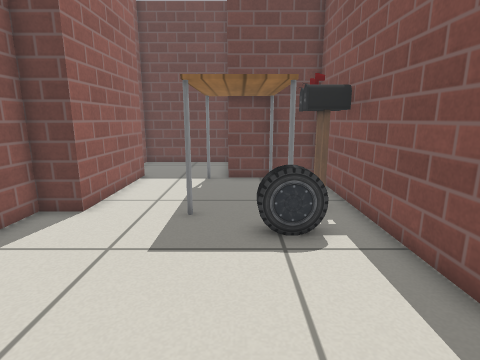
[1] (above)

18 first-person views from a walk through a world built for the Gazebo simulator. The camera is 0.72 m above the floor, tilts 12° down and sees 80° across. Floor lines are 1 m apart. The floor is counted in squares, 0.25 m on a side. Each view is taken from the middle of a square. On the plan, view 1 faces up. The plan holds only what a view shows up to about 20 squares ahead; the rest is blank. Simple patterns stand in for the simulator's built-in surfaces. Simple shapes stand in for some stock models.

[2]
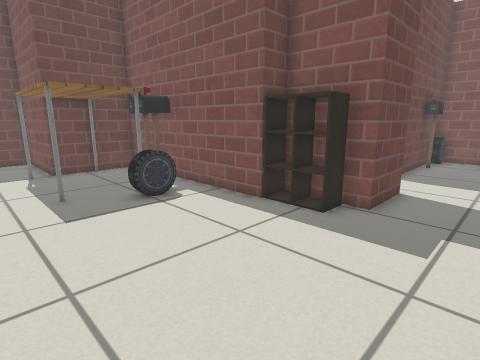

[3]
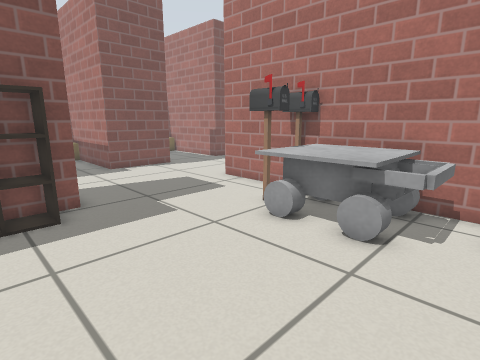

[4]
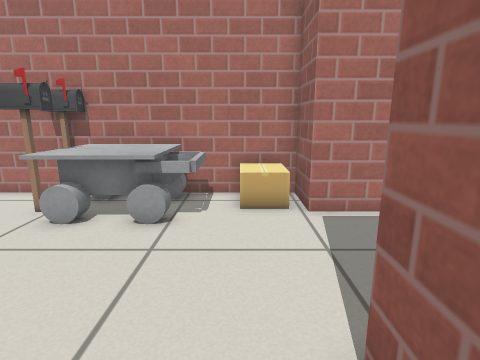

[5]
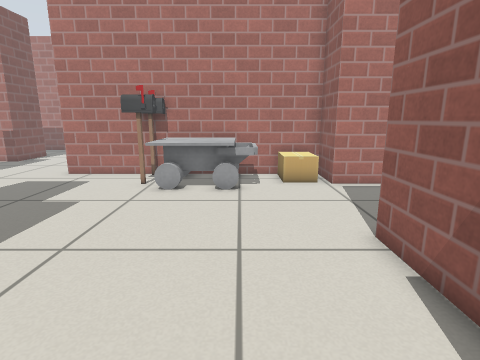

[6]
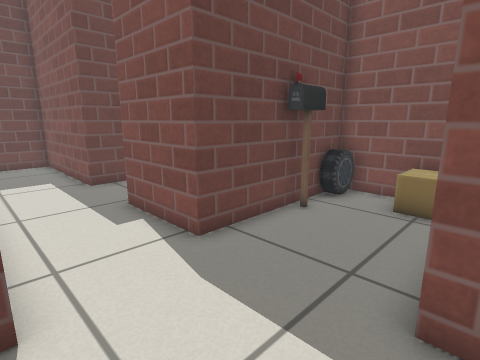

[7]
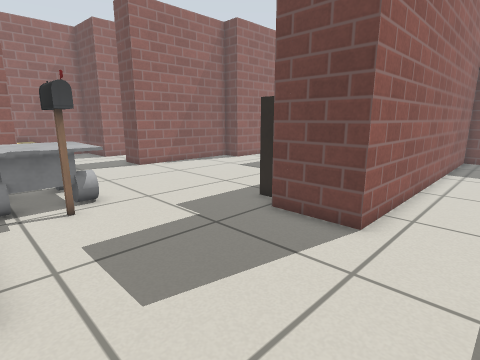

[8]
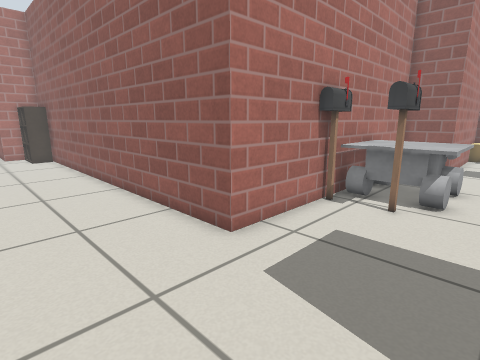

[9]
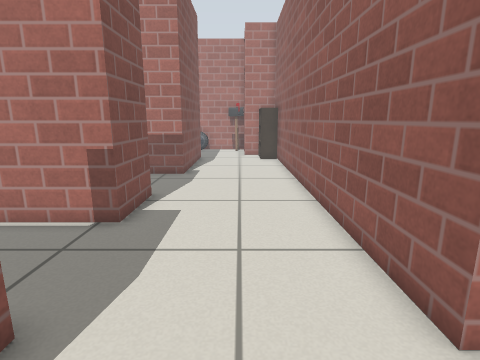

[10]
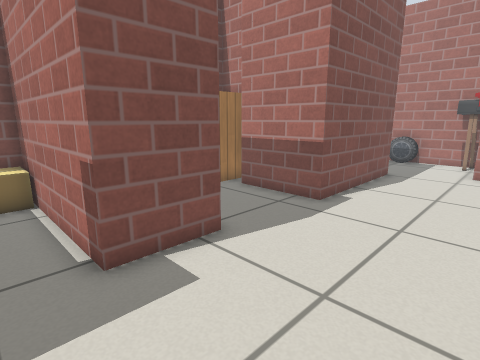

[11]
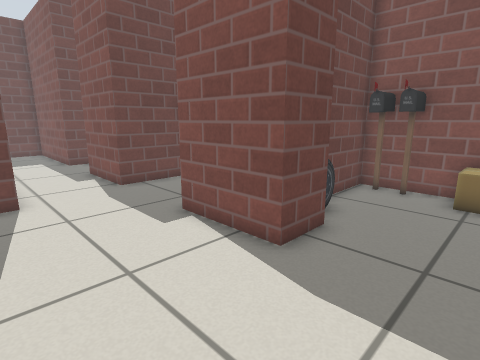

[12]
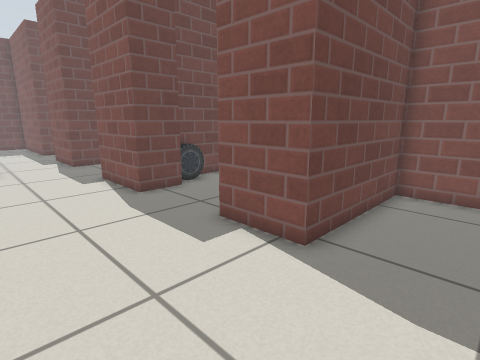

[13]
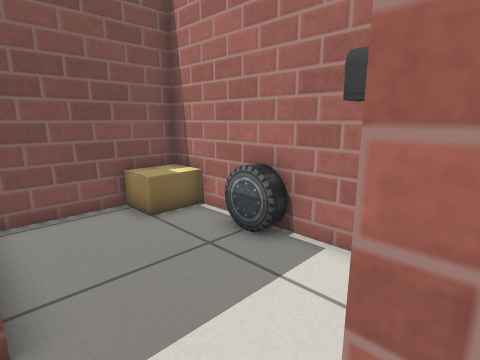

[14]
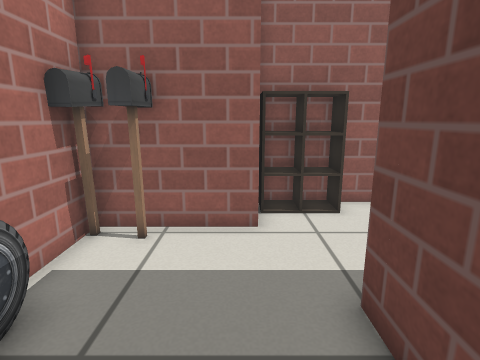

[15]
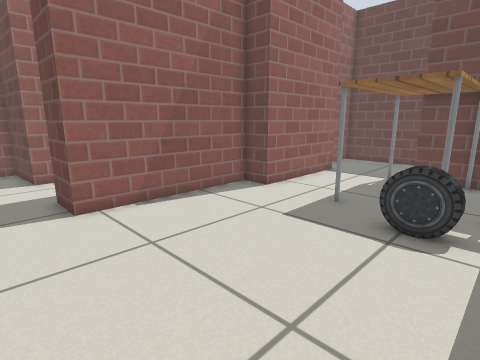

[16]
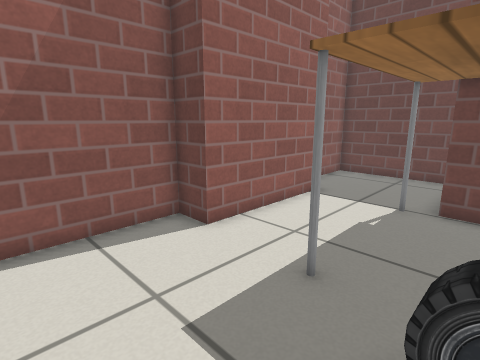

[17]
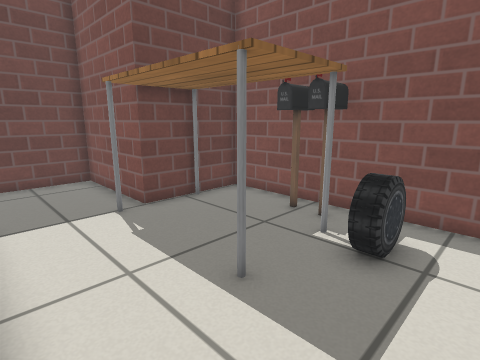

[18]
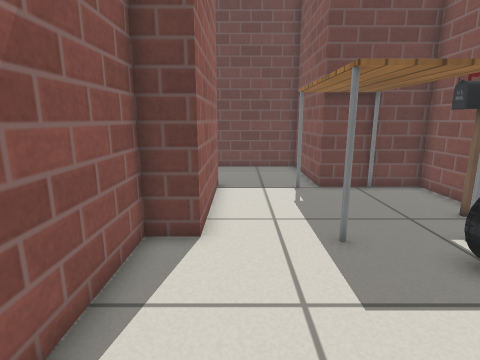

### Floor plan
Points are (right, up) in squares from view 1. A wall is a line through its corners. A room is listed if a view was taken in it or the views show most of it. See-through windows are left out.
Room 1 (views 1, 2, 3, 4, 5, 6, 7, 8, 9, 15, 16, 17, 18)
walls: (3.8, 1.3) (3.8, 14.1) (1.4, 14.1); (-0.6, 14.4) (-0.6, 19.5) (-6.4, 19.5) (-6.4, 17.1); (13.7, 9.3) (12, 9.3) (12, 16.7) (8.2, 16.7) (8.2, 0.3) (5.2, 0.3) (5.2, 3.6); (-7.2, -4.7) (-7.2, -7.1) (6.2, -7.1); (12, -7.3) (12, -3.3) (17.5, -3.3); (-5, 14.7) (-5, 8.7) (-6.4, 8.7) (-6.4, 1.3); (19.4, -2.1) (19.4, 1.5) (12, 1.5) (12, 5.5)
low walls: (5.1, 1.3) (3.8, 1.3)
ways out: opening at (9, -7) to room 2; opening at (-7.5, -2)
objects: cardboard box (-6, -7) to (-5, -5); other object (-4, -6) to (1, -3); table (-2, 8) to (2, 14); car (0, 7) to (2, 7); postbox (1, -5) to (2, -4); postbox (2, -7); postbox (2, 9) to (3, 9); postbox (2, 10) to (3, 10); postbox (15, 1) to (17, 1); cardboard box (18, -3) to (19, -1); car (18, 1) to (19, 1)
Room 2 (views 10, 11, 12, 13)
walls: (18.8, -17.2) (18.8, -14.7) (12.4, -14.7) (12.4, -11.7) (19.8, -11.7) (19.8, -5.9) (15.4, -5.9); (17.4, -20.5) (18.9, -20.5); (14.1, -7.3) (12, -7.3); (12, -26.1) (12, -19.1) (16, -19.1); (6.2, -7.1) (6.2, -27.5) (8.6, -27.5); (17.4, -27.6) (17.4, -26.6)
low walls: (14.1, -26.1) (12, -26.1); (6.2, -24.9) (7.5, -24.9) (7.5, -27.3)
ways out: opening at (9, -7) to room 1; opening at (13, -28.5) to room 3
objects: car (15, -7) to (15, -6); cabinet (17, -20) to (18, -19); cardboard box (18, -11) to (19, -10); postbox (18, -8) to (19, -8); postbox (18, -7) to (19, -7)
Room 3 (view 14)
walls: (9.4, -31.9) (17.4, -31.9) (17.4, -27.6); (8.6, -27.5) (8.6, -29.9)
ways out: opening at (13, -28.5) to room 2
objects: postbox (9, -32) to (10, -31); postbox (9, -30) to (10, -30); car (12, -31) to (14, -31); cardboard box (16, -31) to (17, -30)

Positions as (right, up) in squares from view 1, and headings:
1: (0, 0), facing up
2: (-4, -3), facing up-right
3: (-5, 3), facing down-right
4: (-5, 4), facing down
5: (-3, 8), facing down
6: (8, -4), facing up-right
7: (11, -7), facing up-left
8: (11, -2), facing down-left
9: (9, -4), facing down
10: (7, -10), facing down-right
11: (7, -11), facing up-right
12: (7, -18), facing up-right
13: (8, -26), facing down-right
14: (16, -28), facing left
15: (3, -1), facing up-left
16: (1, 4), facing up-left
17: (-5, 5), facing up-right
18: (-4, 2), facing up
